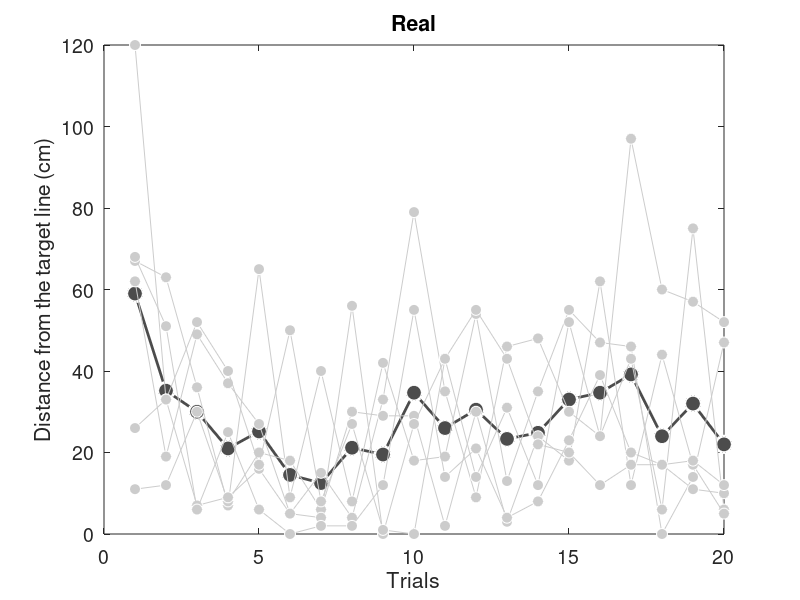

Write MATLAB code to recreate this figure.
load('scores.mat')

REAL_6h_abs = abs(REAL_6h_diff);
REAL_6h_abs_each = mean(REAL_6h_abs, 2);

x = 1:20;


figure('Position', [100 100 700 400]);
plot(x, REAL_6h_abs_each', '-o', ...
    'LineWidth', 2, ...
    'MarkerSize', 12, ...
    'MarkerFaceColor', dark_gray, ...
    'MarkerEdgeColor', white, ...
    'Color', dark_gray)

ylim([0, 120])
h = gca;
set(h, 'FontSize', 14)

xlabel('Trials')
ylabel('Distance from the target line (cm)')
title('Real')

for i = 1:REAL_number
    hold on
    y = REAL_6h_abs(:,i);
    plot(x, y', '-o', ...
    'MarkerSize', 8, ...
    'MarkerFaceColor', light_gray, ...
    'MarkerEdgeColor', white, ...
    'Color', light_gray)
end

hold off

saveas(gcf,'./data/figures/REAL_6h_test','epsc')
